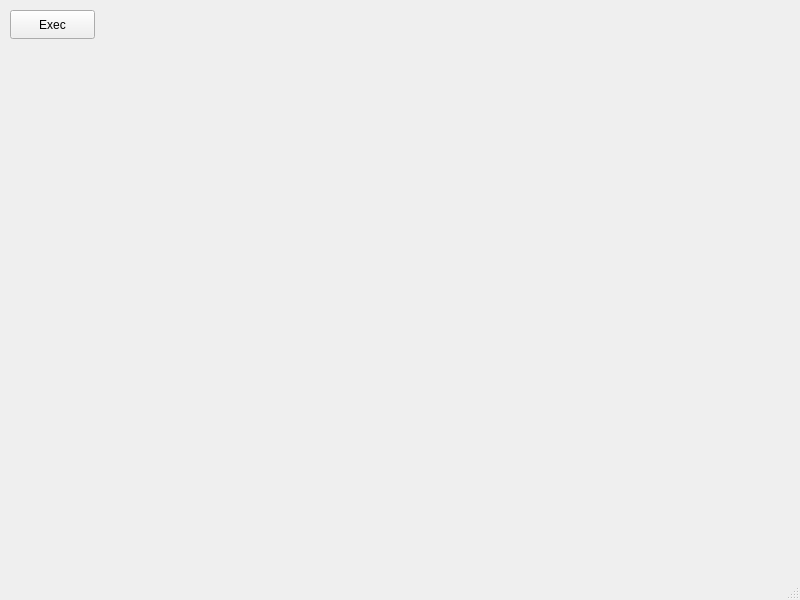
<?xml version="1.0" encoding="UTF-8"?>
<ui version="4.0">
 <class>MainWindow</class>
 <widget class="QMainWindow" name="MainWindow">
  <property name="geometry">
   <rect>
    <x>0</x>
    <y>0</y>
    <width>800</width>
    <height>600</height>
   </rect>
  </property>
  <property name="windowTitle">
   <string>MainWindow</string>
  </property>
  <widget class="QWidget" name="centralwidget">
   <widget class="QPushButton" name="pushButton">
    <property name="geometry">
     <rect>
      <x>10</x>
      <y>10</y>
      <width>85</width>
      <height>29</height>
     </rect>
    </property>
    <property name="text">
     <string>Exec</string>
    </property>
   </widget>
  </widget>
  <widget class="QMenuBar" name="menubar">
   <property name="geometry">
    <rect>
     <x>0</x>
     <y>0</y>
     <width>800</width>
     <height>17</height>
    </rect>
   </property>
  </widget>
  <widget class="QStatusBar" name="statusbar"/>
 </widget>
 <resources/>
 <connections/>
</ui>
